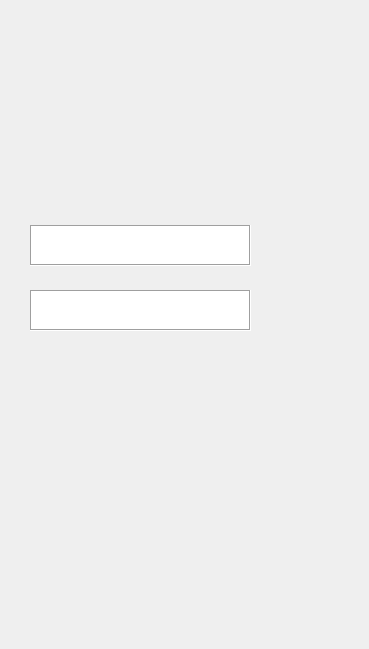
    <widget class="QWidget" name="get_flname_driver">
     <widget class="QTextEdit" name="fname_get_flname_driver">
      <property name="geometry">
       <rect>
        <x>30</x>
        <y>225</y>
        <width>221</width>
        <height>41</height>
       </rect>
      </property>
      <property name="frameShape">
       <enum>QFrame::Box</enum>
      </property>
     </widget>
     <widget class="QTextEdit" name="lname_get_flname_driver">
      <property name="geometry">
       <rect>
        <x>30</x>
        <y>290</y>
        <width>221</width>
        <height>41</height>
       </rect>
      </property>
      <property name="frameShape">
       <enum>QFrame::Box</enum>
      </property>
     </widget>
     <widget class="QPushButton" name="pushButt_next_get_flname_driver">
      <property name="geometry">
       <rect>
        <x>30</x>
        <y>360</y>
        <width>281</width>
        <height>29</height>
       </rect>
      </property>
      <property name="text">
       <string/>
      </property>
      <property name="flat">
       <bool>true</bool>
      </property>
     </widget>
     <widget class="QLabel" name="label_5">
      <property name="geometry">
       <rect>
        <x>0</x>
        <y>0</y>
        <width>360</width>
        <height>640</height>
       </rect>
      </property>
      <property name="text">
       <string/>
      </property>
      <property name="pixmap">
       <pixmap>../image/get_flname_driver/get_flname_driver.png</pixmap>
      </property>
     </widget>
     <widget class="QPushButton" name="pushButt_back_get_flname_driver">
      <property name="geometry">
       <rect>
        <x>30</x>
        <y>430</y>
        <width>281</width>
        <height>29</height>
       </rect>
      </property>
      <property name="text">
       <string/>
      </property>
      <property name="flat">
       <bool>true</bool>
      </property>
     </widget>
     <zorder>label_5</zorder>
     <zorder>fname_get_flname_driver</zorder>
     <zorder>lname_get_flname_driver</zorder>
     <zorder>pushButt_next_get_flname_driver</zorder>
     <zorder>pushButt_back_get_flname_driver</zorder>
    </widget>
